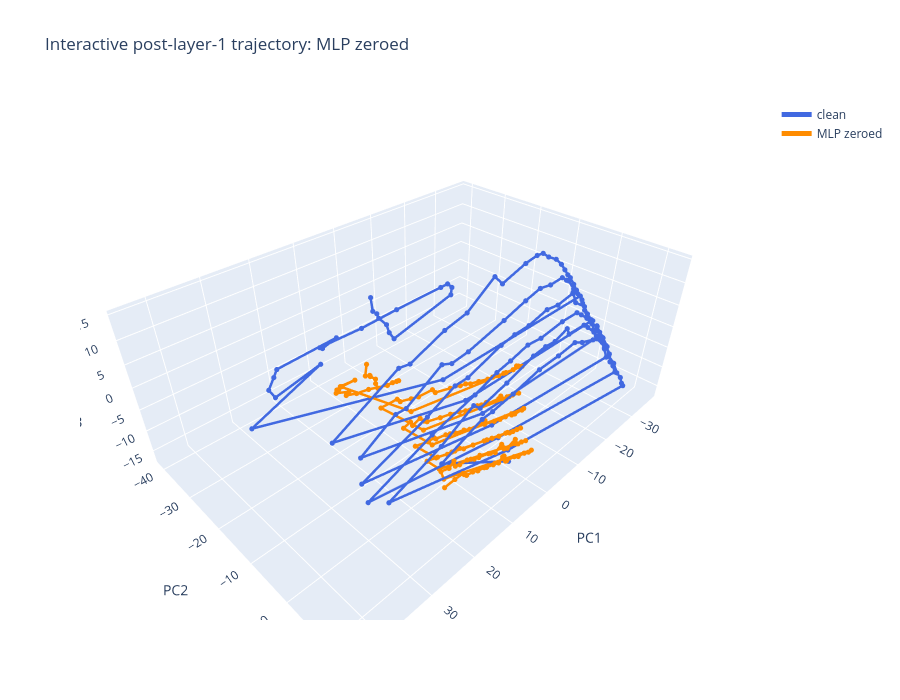
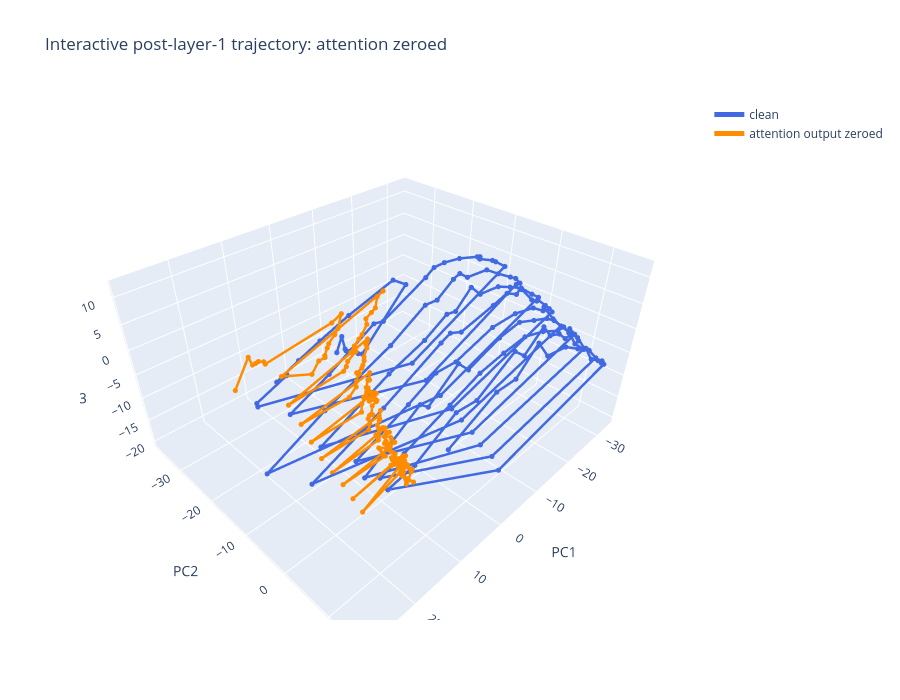

Write notebook code for charts like these, in order.
### Code cell
import plotly.graph_objects as go

def interactive_trajectory(trajectories, labels, title):
    coords = shared_pca(trajectories)
    fig = go.Figure()
    colors = ["royalblue", "darkorange"]
    for xyz, label, color in zip(coords, labels, colors):
        fig.add_trace(go.Scatter3d(
            x=xyz[:, 0], y=xyz[:, 1], z=xyz[:, 2],
            mode="lines+markers", name=label,
            line={"width": 5, "color": color},
            marker={"size": 3, "color": color},
            customdata=np.arange(len(xyz))[:, None],
            hovertemplate="position=%{customdata[0]}<br>PC1=%{x:.3f}<br>PC2=%{y:.3f}<br>PC3=%{z:.3f}<extra>%{fullData.name}</extra>",
        ))
    fig.update_layout(title=title, scene={"xaxis_title": "PC1", "yaxis_title": "PC2", "zaxis_title": "PC3"}, height=700)
    return fig

# MLP-zeroed condition, using the notebook's original seed 6001.
POST, MLP = "blocks.1.hook_resid_post", "blocks.1.hook_mlp_out"
_, c = model.run_with_cache(batch.tokens, prepend_bos=False, names_filter=[POST])
clean_mlp = c[POST][0].detach().cpu().numpy()
captured = {}
def capture_mlp(x, hook): captured["post"] = x.detach().cpu(); return x
model.run_with_hooks(batch.tokens, prepend_bos=False, fwd_hooks=[(MLP, lambda x, hook: torch.zeros_like(x)), (POST, capture_mlp)])
mlp_zeroed = captured["post"][0].numpy()
display(interactive_trajectory([clean_mlp, mlp_zeroed], ["clean", "MLP zeroed"], "Interactive post-layer-1 trajectory: MLP zeroed"))

# Attention-zeroed condition, using the dedicated attention experiment's seed 6010.
attention_ctx = load_context(6010)
attention_model, attention_batch = attention_ctx.model, attention_ctx.batch
_, c = attention_model.run_with_cache(attention_batch.tokens, prepend_bos=False, names_filter=[POST])
clean_attention = c[POST][0].detach().cpu().numpy()
captured = {}
def capture_attention(x, hook): captured["post"] = x.detach().cpu(); return x
attention_model.run_with_hooks(
    attention_batch.tokens, prepend_bos=False,
    fwd_hooks=[("blocks.1.hook_attn_out", lambda x, hook: torch.zeros_like(x)), (POST, capture_attention)],
)
attention_zeroed = captured["post"][0].numpy()
display(interactive_trajectory([clean_attention, attention_zeroed], ["clean", "attention output zeroed"], "Interactive post-layer-1 trajectory: attention zeroed"))

### Figure 1 — Plotly figure (JSON) as saved in the notebook; plotly's stock layout.template omitted (floating-point values rounded to 4 significant figures; data arrays with more than 128 entries replaced by an {"elided": "..."} marker saying what was removed)
{"data": [{"customdata": {"elided": "150x1 int values"}, "hovertemplate": "position=%{customdata[0]}<br>PC1=%{x:.3f}<br>PC2=%{y:.3f}<br>PC3=%{z:.3f}<extra>%{fullData.name}</extra>", "line": {"color": "royalblue", "width": 5}, "marker": {"color": "royalblue", "size": 3}, "mode": "lines+markers", "name": "clean", "type": "scatter3d", "x": {"elided": "150 float values"}, "y": {"elided": "150 float values"}, "z": {"elided": "150 float values"}}, {"customdata": {"elided": "150x1 int values"}, "hovertemplate": "position=%{customdata[0]}<br>PC1=%{x:.3f}<br>PC2=%{y:.3f}<br>PC3=%{z:.3f}<extra>%{fullData.name}</extra>", "line": {"color": "darkorange", "width": 5}, "marker": {"color": "darkorange", "size": 3}, "mode": "lines+markers", "name": "MLP zeroed", "type": "scatter3d", "x": {"elided": "150 float values"}, "y": {"elided": "150 float values"}, "z": {"elided": "150 float values"}}], "layout": {"height": 700, "scene": {"xaxis": {"title": {"text": "PC1"}}, "yaxis": {"title": {"text": "PC2"}}, "zaxis": {"title": {"text": "PC3"}}}, "title": {"text": "Interactive post-layer-1 trajectory: MLP zeroed"}}}

### Figure 2 — Plotly figure (JSON) as saved in the notebook; plotly's stock layout.template omitted (floating-point values rounded to 4 significant figures; data arrays with more than 128 entries replaced by an {"elided": "..."} marker saying what was removed)
{"data": [{"customdata": {"elided": "150x1 int values"}, "hovertemplate": "position=%{customdata[0]}<br>PC1=%{x:.3f}<br>PC2=%{y:.3f}<br>PC3=%{z:.3f}<extra>%{fullData.name}</extra>", "line": {"color": "royalblue", "width": 5}, "marker": {"color": "royalblue", "size": 3}, "mode": "lines+markers", "name": "clean", "type": "scatter3d", "x": {"elided": "150 float values"}, "y": {"elided": "150 float values"}, "z": {"elided": "150 float values"}}, {"customdata": {"elided": "150x1 int values"}, "hovertemplate": "position=%{customdata[0]}<br>PC1=%{x:.3f}<br>PC2=%{y:.3f}<br>PC3=%{z:.3f}<extra>%{fullData.name}</extra>", "line": {"color": "darkorange", "width": 5}, "marker": {"color": "darkorange", "size": 3}, "mode": "lines+markers", "name": "attention output zeroed", "type": "scatter3d", "x": {"elided": "150 float values"}, "y": {"elided": "150 float values"}, "z": {"elided": "150 float values"}}], "layout": {"height": 700, "scene": {"xaxis": {"title": {"text": "PC1"}}, "yaxis": {"title": {"text": "PC2"}}, "zaxis": {"title": {"text": "PC3"}}}, "title": {"text": "Interactive post-layer-1 trajectory: attention zeroed"}}}
